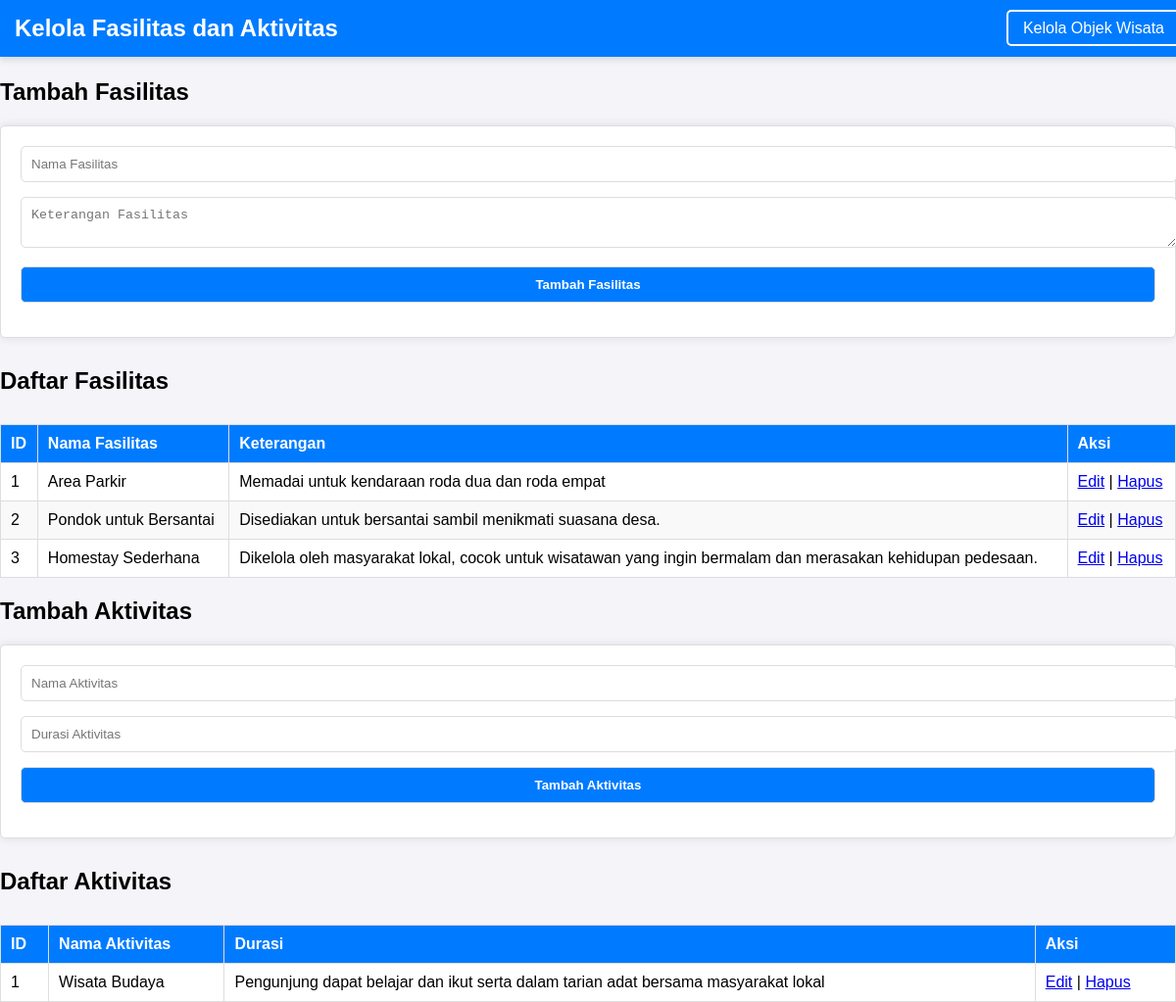
Page /admin/fasilitas_aktifitas.php on the committed database.
### tables this page shows
CREATE TABLE `fasilitas` (
  `kd_fasilitas` int(10) NOT NULL,
  `nama_fasilitas` varchar(50) NOT NULL,
  `ket_fasilitas` text NOT NULL
);

CREATE TABLE `aktifitas` (
  `kd_aktifitas` int(10) NOT NULL,
  `nama_aktifitas` varchar(100) NOT NULL,
  `durasi_aktifitas` varchar(100) NOT NULL
);

### admin/fasilitas_aktifitas.php (the view, shortened to what this page needs)
<?php
include 'db_connect.php';
$fasilitas = $conn->query("SELECT * FROM fasilitas");
$aktifitas = $conn->query("SELECT * FROM aktifitas");
?>
<!DOCTYPE html>
<html lang="en">
<head>
    <link rel="stylesheet" href="style.css">
</head>
<body>
<nav style="background-color: #007bff; padding: 15px; font-family: Arial, sans-serif; box-shadow: 0 4px 6px rgba(0, 0, 0, 0.1); position: fixed; top: 0; left: 0; width: 100%; z-index: 1000;">
    <div style="display: flex; justify-content: space-between; align-items: center; max-width: 1200px; margin: auto;">
        <h1 style="color: white; font-size: 24px; margin: 0;">Kelola Fasilitas dan Aktivitas</h1>
        <ul style="list-style: none; margin: 0; padding: 0; display: flex; align-items: center;">
            <li style="margin: 0 10px;">
                <a href="index.php" style="text-decoration: none; color: white; font-size: 16px; padding: 8px 15px; border: 2px solid white; border-radius: 5px; transition: all 0.3s ease;">
                    Kelola Objek Wisata
                </a>
            </li>
        </ul>
    </div>
</nav>
<h2 style="margin-top: 5rem;">Tambah Fasilitas</h2>
<form method="POST">
    <input type="text" name="nama_fasilitas" placeholder="Nama Fasilitas" required><br>
    <textarea name="ket_fasilitas" placeholder="Keterangan Fasilitas" required></textarea><br>
    <button type="submit" name="add_fasilitas">Tambah Fasilitas</button>
</form>
<h2 id="Fasilitas">Daftar Fasilitas</h2>
<table>
    <thead>
        <tr>
            <th>ID</th>
            <th>Nama Fasilitas</th>
            <th>Keterangan</th>
            <th>Aksi</th>
        </tr>
    </thead>
    <tbody>
        <?php while ($row = $fasilitas->fetch_assoc()): ?>
            <tr>
                <td><?= $row['kd_fasilitas'] ?></td>
                <td><?= $row['nama_fasilitas'] ?></td>
                <td><?= $row['ket_fasilitas'] ?></td>
                <td>
                    <a href="?edit_fasilitas_id=<?= $row['kd_fasilitas'] ?>">Edit</a> |
                    <a href="?delete_fasilitas_id=<?= $row['kd_fasilitas'] ?>" onclick="return confirm('Yakin ingin menghapus fasilitas ini?')">Hapus</a>
                </td>
            </tr>
        <?php endwhile; ?>
    </tbody>
</table>
<h2>Tambah Aktivitas</h2>
<form method="POST">
    <input type="text" name="nama_aktifitas" placeholder="Nama Aktivitas" required><br>
    <input type="text" name="durasi_aktifitas" placeholder="Durasi Aktivitas" required><br>
    <button type="submit" name="add_aktifitas">Tambah Aktivitas</button>
</form>
<h2 id="Aktivitas">Daftar Aktivitas</h2>
<table>
    <thead>
        <tr>
            <th>ID</th>
            <th>Nama Aktivitas</th>
            <th>Durasi</th>
            <th>Aksi</th>
        </tr>
    </thead>
    <tbody>
        <?php while ($row = $aktifitas->fetch_assoc()): ?>
            <tr>
                <td><?= $row['kd_aktifitas'] ?></td>
                <td><?= $row['nama_aktifitas'] ?></td>
                <td><?= $row['durasi_aktifitas'] ?></td>
                <td>
                    <a href="?edit_aktifitas_id=<?= $row['kd_aktifitas'] ?>">Edit</a> |
                    <a href="?delete_aktifitas_id=<?= $row['kd_aktifitas'] ?>" onclick="return confirm('Yakin ingin menghapus aktivitas ini?')">Hapus</a>
                </td>
            </tr>
        <?php endwhile; ?>
    </tbody>
</table>
</body>
</html>

### admin/style.css (style rules this page uses)
body { font-family: Arial, sans-serif; margin: 0; padding: 0; background-color: #f4f4f9; }
h1 { text-align: center; color: #333; margin-bottom: 20px; }
form { background: #fff; padding: 20px; border: 1px solid #ddd; border-radius: 5px; box-shadow: 0 0 10px rgba(0, 0, 0, 0.1); margin-bottom: 30px; }
form input, form textarea, form button { width: 100%; padding: 10px; margin-bottom: 15px; border: 1px solid #ddd; border-radius: 5px; }
form button { background-color: #007bff; color: white; font-weight: bold; cursor: pointer; }
table { width: 100%; border-collapse: collapse; margin-top: 30px; background: #fff; border: 1px solid #ddd; }
table th, table td { padding: 10px; text-align: left; border: 1px solid #ddd; }
table th { background: #007bff; color: white; }
table tr:nth-child(even) { background: #f9f9f9; }

### rows in the picture
fasilitas: kd_fasilitas "1", nama_fasilitas "Area Parkir", ket_fasilitas "Memadai untuk kendaraan roda dua dan roda empat"
fasilitas: kd_fasilitas "2", nama_fasilitas "Pondok untuk Bersantai", ket_fasilitas "Disediakan untuk bersantai sambil menikmati suasana desa."
fasilitas: kd_fasilitas "3", nama_fasilitas "Homestay Sederhana", ket_fasilitas "Dikelola oleh masyarakat lokal, cocok untuk wisatawan yang ingin bermalam dan merasakan kehidupan pedesaan."
aktifitas: kd_aktifitas "1", nama_aktifitas "Wisata Budaya", durasi_aktifitas "Pengunjung dapat belajar dan ikut serta dalam tarian adat bersama masyarakat lokal"
